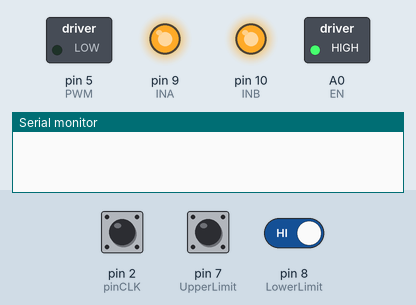
Recording of a sketch running on a simulated Arduino Uno, built with avr-gcc and run on an emulated ATmega328P. On the bench: switched loads named in the sketch (green lamp = pin HIGH), output pins drawn as LEDs (lit = HIGH), the last lines printed to the serial monitor. The test bench sets the inputs (shaded band); at power-on: pin 7 (UpperLimit) HIGH, pin 8 (LowerLimit) HIGH, pin 2 (pinCLK) HIGH.

Above: at 1.2 s.
1.3 s: pin 7 (UpperLimit) pulled LOW for 0.15 s
At 1.37 s:
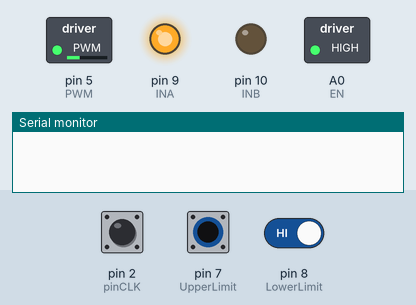
2.9 s: pin 8 (LowerLimit) driven LOW
At 4.1 s:
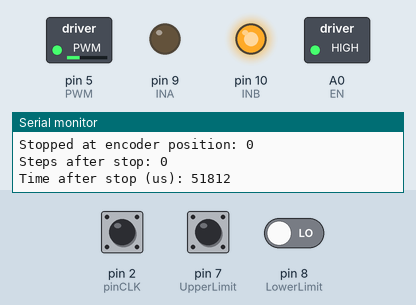
6.0 s: pin 7 (UpperLimit) pulled LOW for 1 s
At 8.4 s:
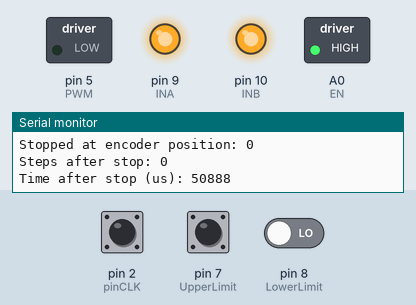
Timing chart, 0 to 9.5 s (numbered marks = the images above; inputs shaded):
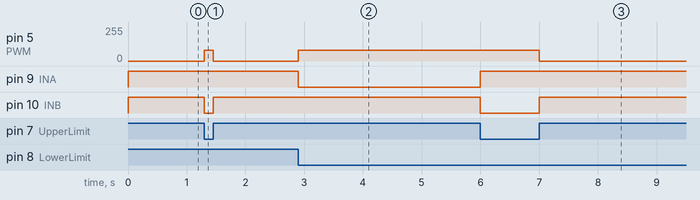

Measured:
- after the input at 1.3 s, pin 5 (PWM): 0/255 → 80/255 at once, → 0/255 0.15 s later; pin 10 (INB): HIGH → LOW at once, → HIGH 0.15 s later
- after the input at 2.9 s, pin 5 (PWM): 0/255 → 80/255 at once; pin 9 (INA): HIGH → LOW at once
- after the input at 6.0 s, pin 5 (PWM): 80/255 → 0/255 after 1.0 s; pin 9 (INA): LOW → HIGH at once; pin 10 (INB): HIGH → LOW at once, → HIGH 1.0 s later

The sketch:

manuallimitsw.ino
```cpp
#define INA 9
#define INB 10
#define PWM 5
#define EN A0
#define pinCLK 2
#define pinDT 3
const int UpperLimit = 7;
const int LowerLimit = 8;

volatile long encoderPos = 0;
volatile int lastCLK = 0;
int direction = 0;
volatile long stopEncoderPos = 0; // To track position when stop is triggered
volatile unsigned long stopTime = 0; // To track time when stop is triggered
volatile bool stopping = false; // Flag to indicate stopping process

void moveMotor(int direction, int speed);
void readEncoder();
void brakeMotor();

void setup() {
  Serial.begin(115200); // Increased baud rate for faster serial output
  pinMode(INA, OUTPUT);
  pinMode(INB, OUTPUT);
  pinMode(PWM, OUTPUT);
  pinMode(EN, OUTPUT);
  digitalWrite(EN, HIGH);

  pinMode(UpperLimit, INPUT_PULLUP);
  pinMode(LowerLimit, INPUT_PULLUP);

  pinMode(pinCLK, INPUT_PULLUP);
  pinMode(pinDT, INPUT_PULLUP);
  attachInterrupt(digitalPinToInterrupt(pinCLK), readEncoder, CHANGE);
}

void loop() {
  static int lastUpperRead = HIGH;
  static int lastLowerRead = HIGH;
  int UpperRead = digitalRead(UpperLimit);
  int LowerRead = digitalRead(LowerLimit);

  // Detect button press and initiate stop
  if (UpperRead == LOW && lastUpperRead == HIGH) {
    direction = -1;
    stopping = false; // Reset stopping flag
  } else if (LowerRead == LOW && lastLowerRead == HIGH) {
    direction = 1;
    stopping = false; // Reset stopping flag
  } else if ((UpperRead == HIGH && lastUpperRead == LOW) || (LowerRead == HIGH && lastLowerRead == LOW)) {
    // Button released, stop motor
    direction = 0;
    stopping = true;
    stopEncoderPos = encoderPos; // Record position at stop
    stopTime = micros(); // Record time at stop
    brakeMotor(); // Apply braking
  }

  lastUpperRead = UpperRead;
  lastLowerRead = LowerRead;

  // Only move motor if not stopping
  if (!stopping) {
    moveMotor(direction, 80);
  }

  // Log steps and time after stop
  if (stopping && (micros() - stopTime > 50000)) { // Wait 50ms to ensure motor stops
    Serial.print("Stopped at encoder position: ");
    Serial.println(encoderPos);
    Serial.print("Steps after stop: ");
    Serial.println(encoderPos - stopEncoderPos);
    Serial.print("Time after stop (us): ");
    Serial.println(micros() - stopTime);
    stopping = false; // Reset for next cycle
  }
}

void moveMotor(int direction, int speed) {
  if (direction == 1) {
    digitalWrite(INA, LOW);
    digitalWrite(INB, HIGH);
  } else if (direction == -1) {
    digitalWrite(INA, HIGH);
    digitalWrite(INB, LOW);
  } else {
    digitalWrite(INA, HIGH);
    digitalWrite(INB, HIGH); // Short brake
    speed = 0;
  }
  analogWrite(PWM, speed);
}

void brakeMotor() {
  digitalWrite(INA, HIGH);
  digitalWrite(INB, HIGH); // Short brake: both inputs HIGH
  analogWrite(PWM, 0); // Ensure no PWM signal
}

void readEncoder() {
  static unsigned long lastInterruptTime = 0;
  unsigned long interruptTime = micros();

  if (interruptTime - lastInterruptTime > 10) { // 10us debounce
    int clkState = digitalRead(pinCLK);
    int dtState = digitalRead(pinDT);
    if (clkState != lastCLK) {
      encoderPos += (dtState == clkState) ? -1 : 1;
    }
    lastCLK = clkState;
    lastInterruptTime = interruptTime;
  }
  // Print position only when needed to reduce serial overhead
  if (!stopping) {
    Serial.print("Position: ");
    Serial.println(encoderPos);
  }
}
```
